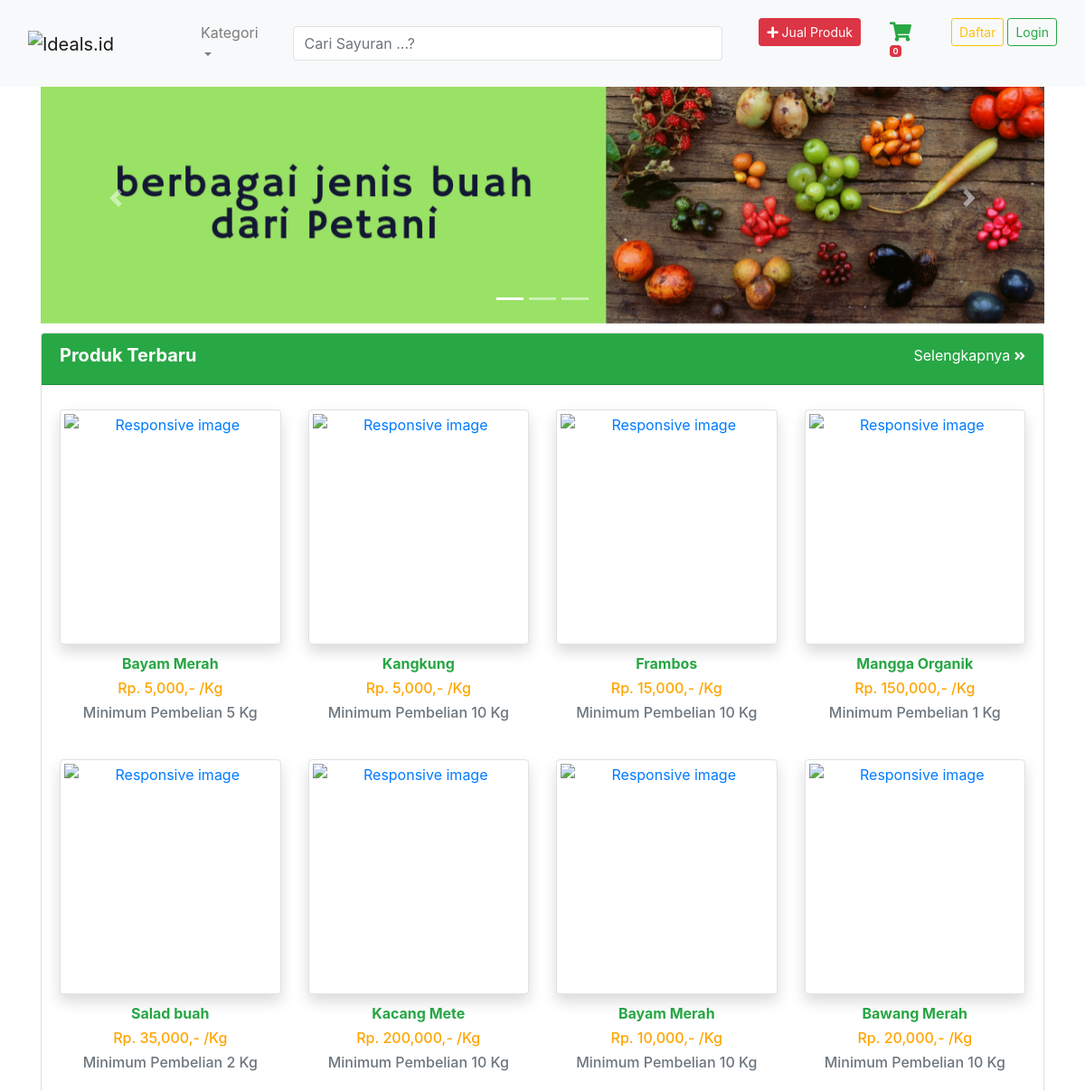
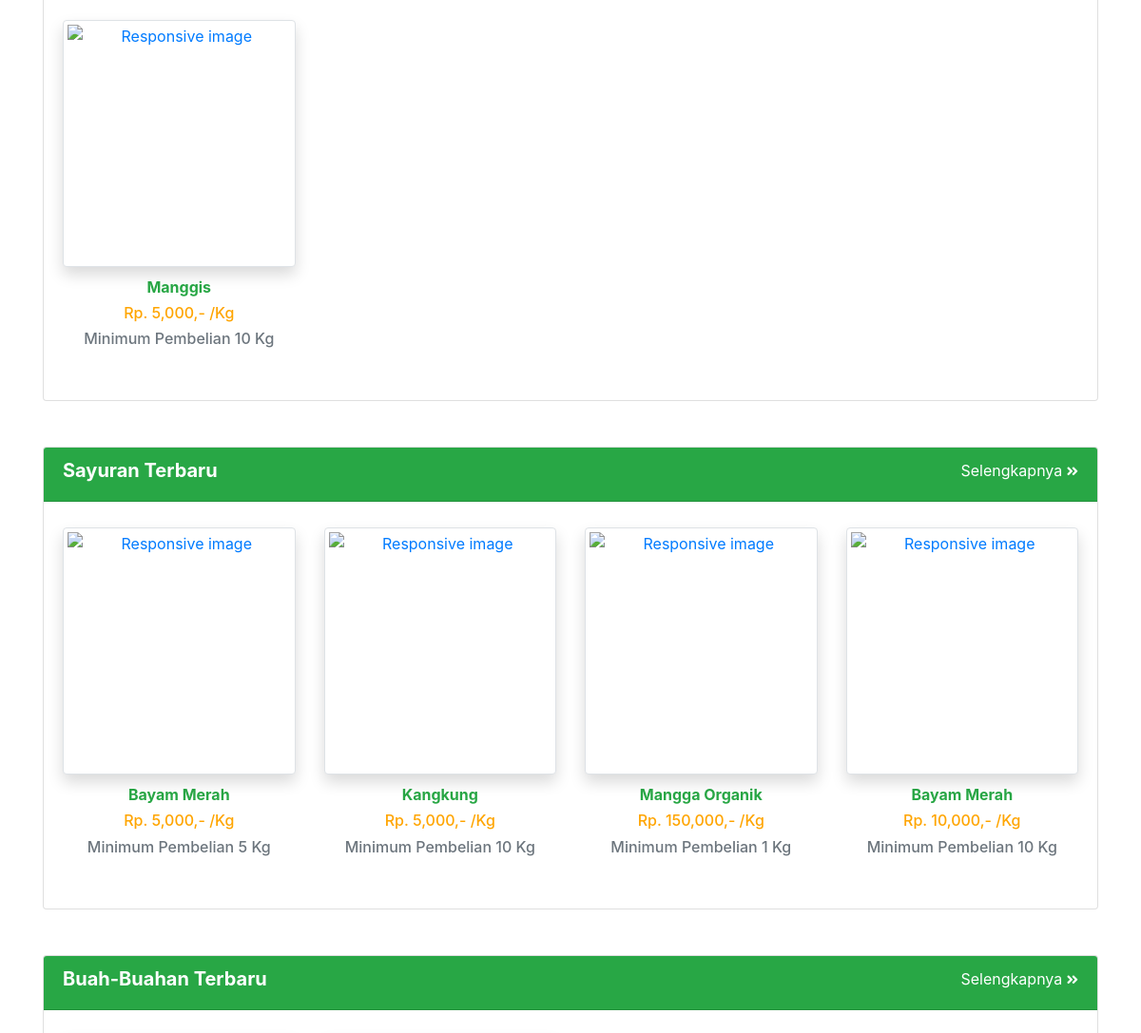
Before: / (upper part) with the older database file (2 pictures, top to bottom).
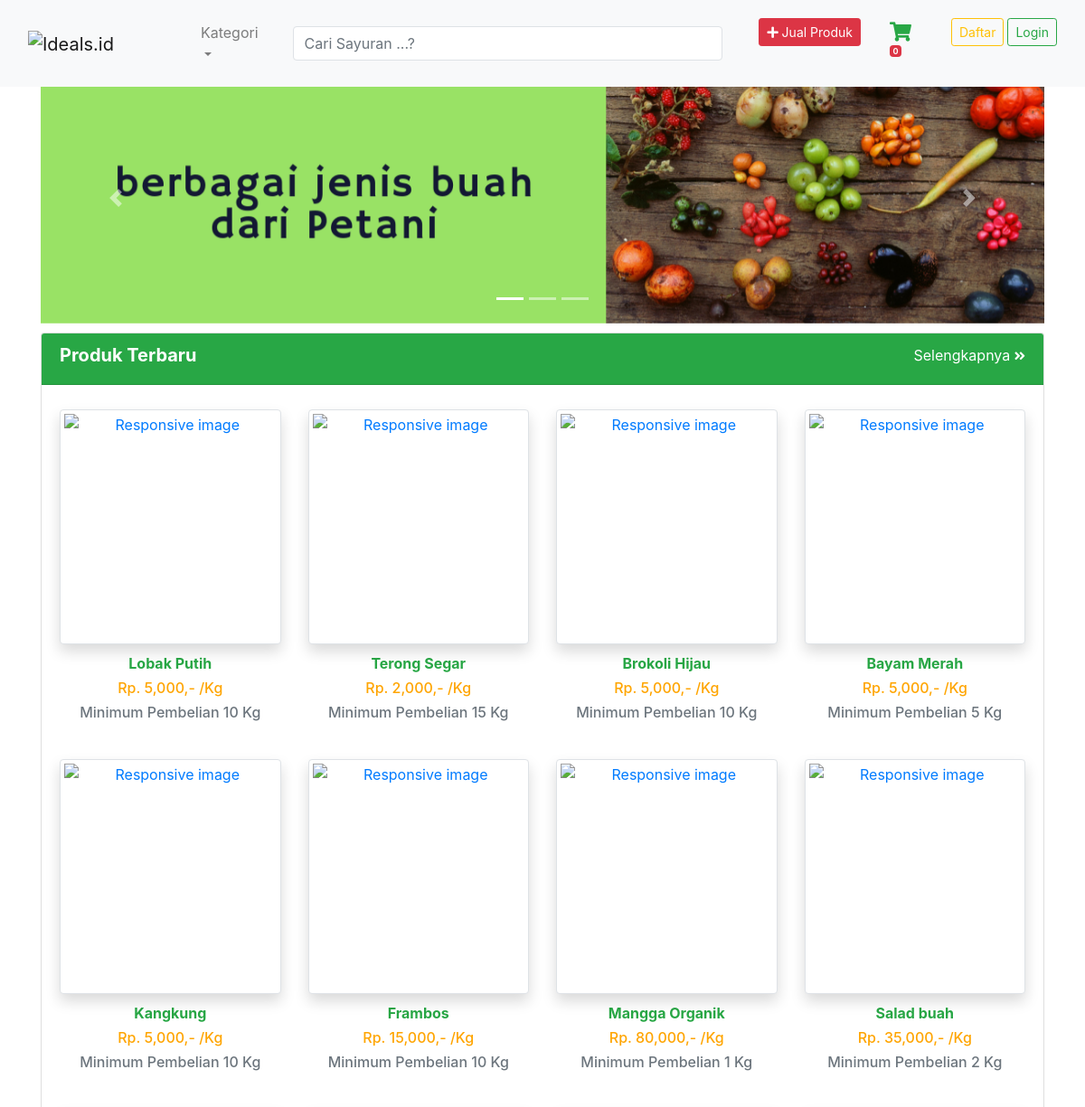
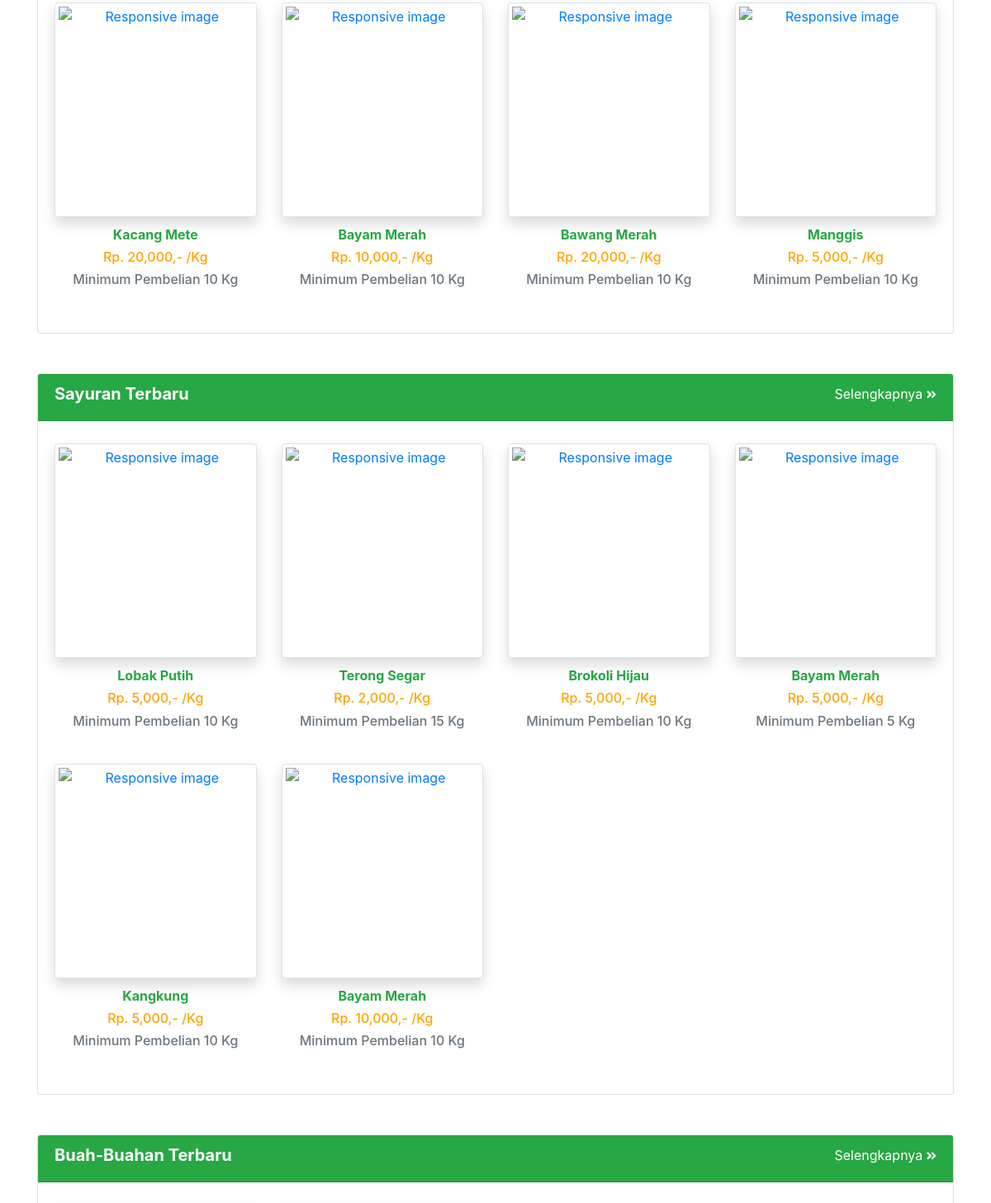
After: the same page with the newer database file (2 pictures, top to bottom).
### tables this page shows
CREATE TABLE `produk` (
  `kd_produk` int(25) NOT NULL,
  `id_user` int(25) NOT NULL,
  `nama_produk` varchar(25) NOT NULL,
  `kd_kategori` int(50) NOT NULL,
  `berat` varchar(25) NOT NULL,
  `jumlah` varchar(25) NOT NULL,
  `harga` varchar(25) NOT NULL,
  `foto` varchar(100) NOT NULL,
  `minimum_beli` varchar(20) NOT NULL,
  `deskripsi` text NOT NULL
);

### home.php (the view, shortened to what this page needs)
<div class="container" style="margin-top: 70px;">
	<div class="row mx-auto">
	<div id="ideal" class="carousel slide" data-ride="carousel" style="margin-top: 10px;">
	  <ul class="carousel-indicators">
	    <li data-target="#ideal" data-slide-to="0" class="active"></li>
	    <li data-target="#ideal" data-slide-to="1"></li>
	    <li data-target="#ideal" data-slide-to="2"></li>
	  </ul>
	  <div class="carousel-inner">
	    <div class="carousel-item active">
	      <img src="img/banner1.png" alt="ideal-1" width="1000" height="300">
	    </div>
	  </div>
	  <a class="carousel-control-prev" href="#ideal" data-slide="prev">
	    <span class="carousel-control-prev-icon"></span>
	  </a>
	  <a class="carousel-control-next" href="#ideal" data-slide="next">
	    <span class="carousel-control-next-icon"></span>
	  </a>
	</div>
</div>
</div>
<div class="container mx-auto" style="margin-top: 10px;">
	<div class="card mb-5">
	    <div class="card-header bg-success">
	    	<div class="clearfix">
              <span class="float-left">
                <h5 class="text-white"><strong>Produk Terbaru</strong></h5>
              </span>
              <span class="float-right">
                <a href="index.php?halaman=cari" class="text-white">Selengkapnya <i class="fas fa-angle-double-right fa-sm"></i></a>
              </span>
          </div>
	    </div>
	    <div class="card-body">
	    	<div class="row">
	    	<?php $produk = mysqli_query($koneksi, "SELECT * FROM produk ORDER BY kd_produk DESC LIMIT 12"); ?>
	    	<?php while ($perproduk=$produk->fetch_assoc()) { ?>
	    	<div class="col-12 col-md-6 col-lg-3" style="padding-bottom:15px; ; margin-top: 7px;">
	    		<div class="img-thumbnail kontainer shadow bg-white rounded">
	    			<a href="index.php?halaman=detail&id=<?php echo $perproduk['kd_produk'];?>">
	    				<div class="card-body" style="text-align:center; overflow:hidden; padding:0;">
	    				</a>
	    			</div>
	    		</div>
	    		<div class="card-footer text-center">
	    			<div class="caption">
	    				<a class="link-text" href="index.php?halaman=detail&id=<?php echo $perproduk['kd_produk'];?>">
	    					<h6 class="link-text text-success"><strong> <?php echo $perproduk['nama_produk']; ?></strong></h6></a>
	    					<h6 style="color:orange"> Rp. <?php echo number_format($perproduk['harga']);?>,- /Kg</h6>
	    					<h6 class="text-secondary">Minimum Pembelian <?php echo number_format($perproduk['minimum_beli']);?> Kg</h6>
	    				</div>
	    			</div>
	    		</div>
	    		<?php } ?>
  <div class="card mb-5">
	    <div class="card-header bg-success">
	    	<div class="clearfix">
              <span class="float-left">
                <h5 class="text-white"><strong>Sayuran Terbaru</strong></h5>
              </span>
              <span class="float-right">
                <a href="index.php?halaman=cari" class="text-white">Selengkapnya <i class="fas fa-angle-double-right fa-sm"></i></a>
              </span>
          </div>
	    </div>
	    <div class="card-body">
	    	<div class="row">
	    	<?php $produk = mysqli_query($koneksi, "SELECT * FROM produk WHERE kd_kategori='1' ORDER BY kd_produk DESC LIMIT 8");?>
	    	<?php while ($perproduk=$produk->fetch_assoc()) { ?>
	    	<div class="col-12 col-md-6 col-lg-3" style="padding-bottom:15px; ; margin-top: 7px;">
	    		<div class="img-thumbnail kontainer shadow bg-white rounded">
	    			<a href="index.php?halaman=detail&id=<?php echo $perproduk['kd_produk'];?>">
	    				<div class="card-body" style="text-align:center; overflow:hidden; padding:0;">
	    				</a>
	    			</div>
	    		</div>
	    		<div class="card-footer text-center">
	    			<div class="caption">
	    				<a class="link-text" href="detail_produk.php?id=<?php echo $perproduk['kd_produk'];?>">
	    					<h6 class="link-text text-success"><strong> <?php echo $perproduk['nama_produk']; ?></strong></h6></a>
	    					<h6 style="color:orange"> Rp. <?php echo number_format($perproduk['harga']);?>,- /Kg</h6>
	    					<h6 class="text-secondary">Minimum Pembelian <?php echo number_format($perproduk['minimum_beli']);?> Kg</h6>
	    				</div>
	    			</div>
	    		</div>
	    		<?php } ?>
  <div class="card mb-5">
	    <div class="card-header bg-success">
	    	<div class="clearfix">
              <span class="float-left">
                <h5 class="text-white"><strong>Buah-Buahan Terbaru</strong></h5>
              </span>
              <span class="float-right">
                <a href="index.php?halaman=cari" class="text-white">Selengkapnya <i class="fas fa-angle-double-right fa-sm"></i></a>
              </span>
          </div>
	    </div>
	    <div class="card-body">
	    	<div class="row">
	    	<?php $produk = mysqli_query($koneksi, "SELECT * FROM produk WHERE kd_kategori='2' ORDER BY kd_produk DESC LIMIT 8");?>
	    	<?php while ($perproduk=$produk->fetch_assoc()) { ?>
	    		</div>
	    		<?php } ?>
	    	</div>

### index.php (shortened to what this page needs)
<?php
require_once 'koneksi.php';
?>
<!DOCTYPE html>
<html>
<head>
	<link rel="stylesheet" href="bootstrap/css/bootstrap.min.css">
	<link rel="stylesheet" href="bootstrap/css/style.css">
  <link rel="stylesheet" href="icon/fontawesome/css/all.css">
</head>
<body>
<nav class="navbar navbar-expand-lg navbar-light bg-light fixed-top">
  <div class="container-fluid">
  <a class="navbar-brand" href="index.php"><img src="icon/logod-2.png" width="40px" title="Ideals.id"></a>
  <div class="collapse navbar-collapse" id="navbarSupportedContent">
    <ul class="navbar-nav ml-lg-4 ml-xl-4">
      <li class="nav-item dropdown">
        <a class="nav-link dropdown-toggle my-2 ml-lg-5 ml-xl-5" href="#" id="navbarDropdown" role="button" data-toggle="dropdown" aria-haspopup="true" aria-expanded="false">
          Kategori
        </a>
      </li>
    </ul>
     <form class="mx-3 my-auto d-inline w-50 ml-lg-4">
        <div class="input-group">
          <input type="text" class="form-control border" placeholder="Cari Sayuran ...?" name="cari">
      </div>
    </form>
   <ul class="navbar-nav ">
    <?php if(isset($_SESSION["pelanggan"])): ?>
      <li class="nav-item my-2 ml-lg-3 mr-lg-3">
        <a href="index.php?halaman=profil&page=tambahproduk" class="btn btn-danger btn-sm my-1" type="submit" title="Jual Produk"><i class="fas fa-plus"></i> Jual Produk</a>
      </li>
    <?php else: ?>
      <li class="nav-item my-2 ml-lg-4 mr-lg-4">
        <a href="login-petani.php" class="btn btn-danger btn-sm my-1" type="submit" title="Jual Produk"><i class="fas fa-plus"></i> Jual Produk</a>
      </li>
    <?php endif ?>
      <li class="nav-item dropdown">
        <a class="nav-link mr-2 my-2" href="#" id="navbarDropdown" role="button" data-toggle="dropdown" aria-haspopup="true" aria-expanded="false" title="keranjang"><span class="fas fa-shopping-cart fa-lg text-success"></span>
          <sup><span class="badge badge-danger">
            <?php if (empty($_SESSION['keranjang']) OR !isset($_SESSION['keranjang'])): ?>
              <?php echo "0"; ?>
            <?php endif ?>
            </span></sup>
        </a>
      </li>
    <?php if(isset($_SESSION["pelanggan"])): ?>
      <li class="nav-item dropdown">
        <a class="nav-link mr-1 my-2" href="#" id="navbarDropdown" role="button" data-toggle="dropdown" aria-haspopup="true" aria-expanded="false"><span class="fas fa-comments fa-lg text-success"></span><sup><span class="badge badge-danger">0</span></sup></a>
        <div class="dropdown-menu dropdown-menu-right" aria-labelledby="navbarDropdown" >
          <a class="dropdown-item" href="#"></a>
          <a class="dropdown-item" href="#">Tidak ada Pesan</a>
        </div>
      </li>
      <?php else: ?>
      <li class="nav-item my-1 ml-lg-1 ml-xl-1">
        <a href="daftar.php" class="btn btn-outline-warning btn-sm my-2 ml-lg-4 ml-xl-4" type="submit">Daftar</a>
      </li>
      <?php endif ?>
      <?php if(isset($_SESSION["pelanggan"])): ?>
      <li class="nav-item dropdown">
        <a class="nav-link ml-lg-3" href="#" id="navbarDropdown" role="button" data-toggle="dropdown" aria-haspopup="true" aria-expanded="false">
          <img class="ml-lg-3 ml-xl-3" src="img/farmer.png" width="40px" title="Akun Saya">
        </a>
        <div class="dropdown-menu dropdown-menu-right" aria-labelledby="navbarDropdown" >
          <a class="dropdown-item" href="index.php?halaman=profil"><img class="rounded-circle" src="foto_user/<?php echo $data['foto_user']; ?>" height="50px" width="50px">
          <p><strong><?php echo $data["nama"]; ?></strong></p></a>
          <a class="dropdown-item" href="index.php?halaman=profil">
          <p class="small">Lihat Profil</p></a>
          <div class="dropdown-divider"></div>
            <a class="dropdown-item" href="index.php?halaman=profil&page=tambahproduk">Tambah Produk</a>
            <a class="dropdown-item" href="index.php?halaman=profil&page=produkku">Transaksi Penjualan</a>
            <a class="dropdown-item" href="index.php?halaman=profil&page=pembelian">Transaksi Pembelian</a>
            <div class="dropdown-divider"></div>
            <a class="dropdown-item" href="#">Dompetku :</a>
            <a class="dropdown-item text-success" href="#">Rp. 0,-</a>
          <div class="dropdown-divider"></div>
          <a class="dropdown-item" href="logout.php">Logout</a>
        </div>
      </li>
      <?php else: ?>
      <li class="nav-item my-1 ml-lg-1 ml-xl-1">
        <a href="login.php" class="btn btn-outline-success btn-sm my-2" type="submit" title="Login">Login</a>
      </li>
       <?php endif ?>
    </ul>
  </div>
  </div>
</nav>
	<?php
  if (isset($_GET['halaman'])) {
    if ($_GET['halaman']=="cari") {
      include 'detail_cari.php';
    }elseif($_GET['halaman']=="detail") {
      include 'detail_produk.php';
    }elseif($_GET['halaman']=="keranjang") {
      include 'keranjang.php';
    }elseif($_GET['halaman']=="petani") {
      include 'seller.php';
    }elseif($_GET['halaman']=="profil") {
      include 'profil.php';
    }elseif($_GET['halaman']=="checkout") {
      include 'checkout.php';
    }elseif($_GET['halaman']=="nota") {
      include 'nota.php';
    }
     elseif($_GET['halaman']=="tentang-ideal") {
      include 'tentang_ideal.php';
    }
     elseif($_GET['halaman']=="fq") {
      include 'FQ.php';
    }
    elseif($_GET['halaman']=="cara-jual") {
      include 'cara_jual.php';
    }
     elseif($_GET['halaman']=="cara-beli") {
      include 'cara_beli.php';
    }
    elseif($_GET['halaman']=="sk") {
      include 'sk.php';
    }
     elseif($_GET['halaman']=="tambahproduk") {
      include 'tambahproduk.php';
    }
  }
  else
  {
    include 'home.php';
  }
   ?>
</body>
</html>

### index.php (style rules this page uses)
.carousel-inner img { width: 100%; height: 100%; }

Changed rows visible on the page:
no longer on one of the page's lists (row edited): produk: nama_produk "Mangga Organik", harga "150,000", minimum_beli "1"
added produk: nama_produk "Lobak Putih", harga "5,000", minimum_beli "10"
added produk: nama_produk "Terong Segar", harga "2,000", minimum_beli "15"
added produk: nama_produk "Brokoli Hijau", harga "5,000", minimum_beli "10"
changed produk "Mangga Organik": harga "150,000" → "80,000"
changed produk "Kacang Mete": harga "200,000" → "20,000"
